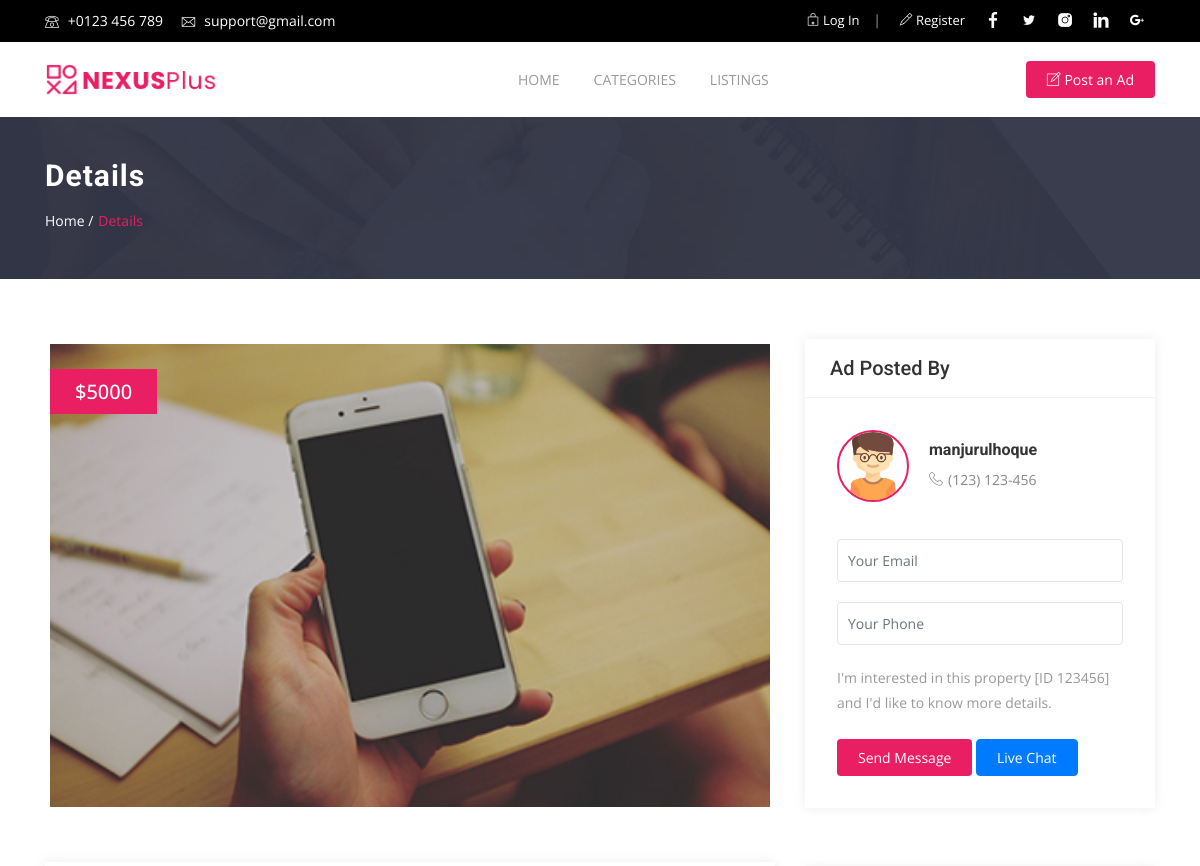
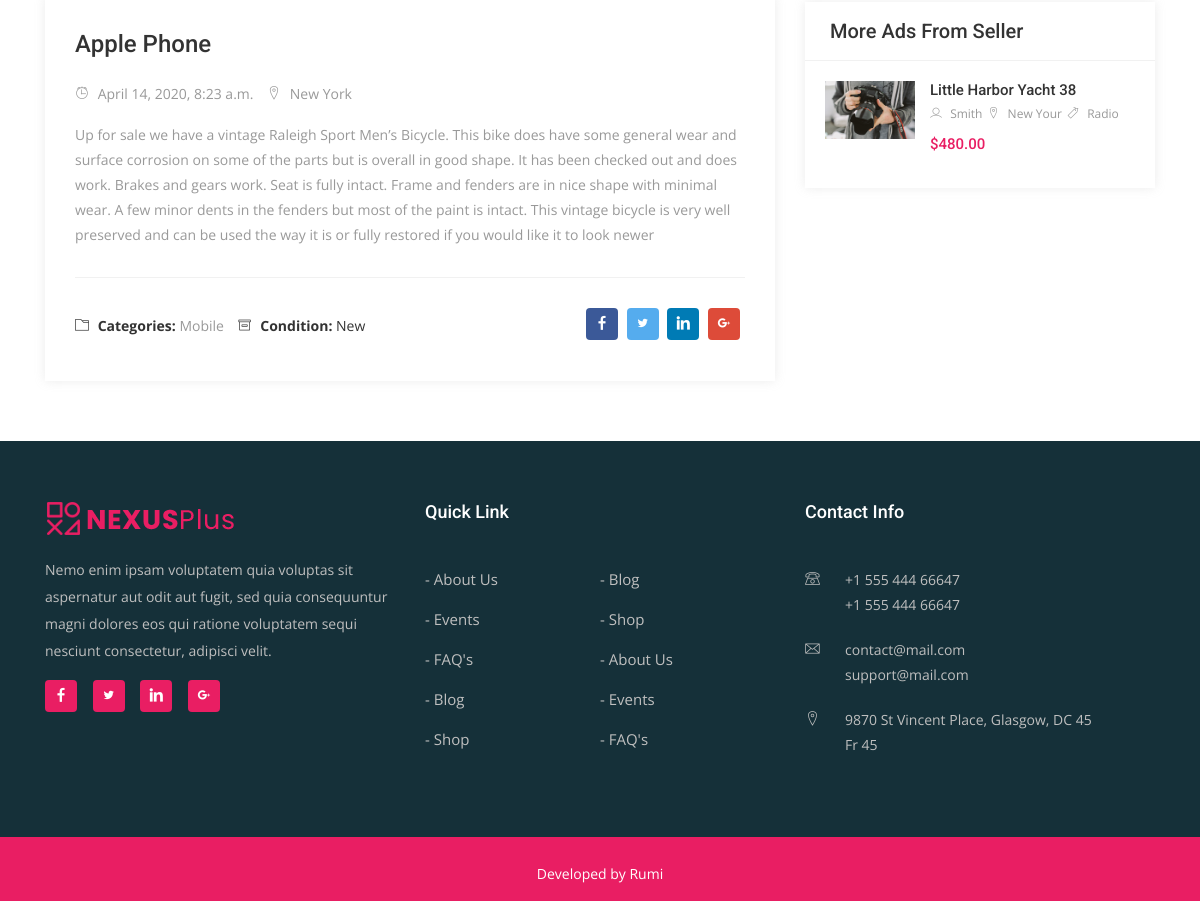
The page /ads/3 on the database its author committed (2 pictures, top to bottom).
### core/models.py (models this page shows, shortened)
class AdImage(models.Model):
    ad = models.ForeignKey(Ad, on_delete=models.CASCADE, related_name="ad_images")
    image = models.ImageField(verbose_name="Ad image", upload_to="ad_images")

class Ad(models.Model):
    user = models.ForeignKey(User, on_delete=models.CASCADE)
    category = models.ForeignKey(Category, on_delete=models.CASCADE)
    title = models.CharField(max_length=255, verbose_name="Ad title")
    price = models.IntegerField(verbose_name="Ad price")
    description = models.TextField(verbose_name="Ad description")
    featured = models.BooleanField(default=False)
    status = models.IntegerField(default=1)
    created_at = models.DateTimeField(auto_now=True)
    tags = TaggableManager()

class Category(models.Model):
    class Meta:
        verbose_name = "Category"
        verbose_name_plural = "Categories"
    title = models.CharField(max_length=255)
    image = models.ImageField(verbose_name="Category Image", upload_to="category_images",
                              default="category_images/default.png")

### accounts/models.py (models this page shows, shortened)
class User(AbstractUser):
    username = models.CharField(
        'username',
        max_length=50,
        unique=True,
        help_text='Required. 50 characters or fewer. Letters, digits and @/./+/-/_ only.',
        error_messages={
            'unique': "A user with that username already exists.",
        },
    )
    email = models.EmailField(unique=True, blank=False,
                              error_messages={
                                  'unique': "A user with that email already exists.",
                              })
    about = models.TextField(blank=True)
    phone = models.CharField(max_length=20, blank=True, verbose_name="Contact number")
    USERNAME_FIELD = "email"
    REQUIRED_FIELDS = ["username"]

### ads/views.py (the view)
# urls.py: path('<int:ad_id>', AdDetailsView.as_view(), name="ad.details"),
class AdDetailsView(DetailView):
    template_name = "ads/add_details.html"
    model = Ad
    slug_field = "id"
    slug_url_kwarg = "ad_id"
    context_object_name = "ad"
    def get_queryset(self):
        return self.model.objects.select_related("category").select_related("user").all()

### templates/ads/add_details.html (shortened to what this page needs)
{% extends 'base.html' %}
{% load static %}
{% block content %}
    <div class="page-header" style="background: url('{% static 'assets/img/banner1.jpg' %}');">
        <div class="container">
            <div class="row">
                <div class="col-md-12">
                    <div class="breadcrumb-wrapper">
                        <h2 class="product-title">Details</h2>
                        <ol class="breadcrumb">
                            <li><a href="#">Home /</a></li>
                            <li class="current">Details</li>
                        </ol>
                    </div>
                </div>
            </div>
        </div>
    </div>
    <div class="section-padding">
        <div class="container">
            <div class="product-info row">
                <div class="col-lg-8 col-md-12 col-xs-12">
                    {% if ad.ad_images.count > 0 %}
                        <div class="ads-details-wrapper">
                            <div id="owl-demo" class="owl-carousel owl-theme">
                                {% for ad_image in ad.ad_images.all %}
                                    <div class="item">
                                        <div class="product-img">
                                            <img class="img-fluid" style="width: 100%" src="{{ ad_image.image.url }}" alt="">
                                        </div>
                                        <span class="price">${{ ad.price }}</span>
                                    </div>
                                {% endfor %}
                            </div>
                        </div>
                    {% endif %}
                    <div class="details-box">
                        <div class="ads-details-info">
                            <h2>{{ ad.title }}</h2>
                            <div class="details-meta">
                                <span><a href="#"><i class="lni-alarm-clock"></i> {{ ad.created_at }}</a></span>
                                <span><a href="#"><i class="lni-map-marker"></i> New York</a></span>
                            </div>
                            <p class="mb-4">{{ ad.description|safe }}</p>
                        </div>
                        <div class="tag-bottom">
                            <div class="float-left">
                                <ul class="advertisement">
                                    <li>
                                        <p>
                                            <strong><i class="lni-folder"></i> Categories:</strong> <a href="#">{{ ad.category.title }}</a>
                                        </p>
                                    </li>
                                    <li>
                                        <p><strong><i class="lni-archive"></i> Condition:</strong> New</p>
                                    </li>
                                </ul>
                            </div>
                            <div class="float-right">
                                <div class="share">
                                    <div class="social-link">
                                        <a class="facebook" data-toggle="tooltip" data-placement="top" title="facebook"
                                           href="#"><i class="lni-facebook-filled"></i></a>
                                        <a class="twitter" data-toggle="tooltip" data-placement="top" title="twitter"
                                           href="#"><i class="lni-twitter-filled"></i></a>
                                        <a class="linkedin" data-toggle="tooltip" data-placement="top" title="linkedin"
                                           href="#"><i class="lni-linkedin-fill"></i></a>
                                        <a class="google" data-toggle="tooltip" data-placement="top" title="google plus"
                                           href="#"><i class="lni-google-plus"></i></a>
                                    </div>
                                </div>
                            </div>
                        </div>
                    </div>
                </div>
                <div class="col-lg-4 col-md-6 col-xs-12">
                    <aside class="details-sidebar">
                        <div class="widget">
                            <h4 class="widget-title">Ad Posted By</h4>
                            <div class="agent-inner">
                                <div class="agent-title">
                                    <div class="agent-photo">
                                        <a href="#"><img src="{% static 'assets/img/avatar.png' %}" alt=""></a>
                                    </div>
                                    <div class="agent-details">
                                        <h3><a href="#">{{ ad.user.username }}</a></h3>
                                        <span><i class="lni-phone-handset"></i>(123) 123-456</span>
                                    </div>
                                </div>
                                <input type="text" class="form-control" placeholder="Your Email">
                                <input type="text" class="form-control" placeholder="Your Phone">
                                <p>I'm interested in this property [ID 123456] and I'd like to know more details.</p>
                                <button class="btn btn-common fullwidth mt-4">Send Message</button>
                                <button class="btn btn-primary fullwidth mt-4">Live Chat</button>
                            </div>
                        </div>
                        <div class="widget">
                            <h4 class="widget-title">More Ads From Seller</h4>
                            <ul class="posts-list">
                                <li>
                                    <div class="widget-thumb">
                                        <a href="#"><img src="assets/img/details/img1.jpg" alt=""/></a>
                                    </div>
                                    <div class="widget-content">
                                        <h4><a href="#">Little Harbor Yacht 38</a></h4>
                                        <div class="meta-tag">
<span>
<a href="#"><i class="lni-user"></i> Smith</a>
</span>
                                            <span>
<a href="#"><i class="lni-map-marker"></i> New Your</a>
</span>
                                            <span>
<a href="#"><i class="lni-tag"></i> Radio</a>
</span>
                                        </div>
                                        <h4 class="price">$480.00</h4>
                                    </div>
                                </li>
                            </ul>
                        </div>
                    </aside>
                </div>
            </div>
        </div>
    </div>
{% endblock %}

### rows shown on the page
AdImage: image (picture)
Ad: price "5000", title "Apple Phone", created_at "April 14, 2020, 8:23 a.m.", description "Up for sale we have a vintage Raleigh Sport Men’s Bicycle. This bike does have some general wear and surface corrosion on some of the parts but is overall in good shape. It has been checked out and does work. Brakes and gears work. Seat is fully intact. Frame and fenders are in nice shape with minimal wear. A few minor dents in the fenders but most of the paint is intact. This vintage bicycle is very well preserved and can be used the way it is or fully restored if you would like it to look newer", category "Mobile", user.username "manjurulhoque"
